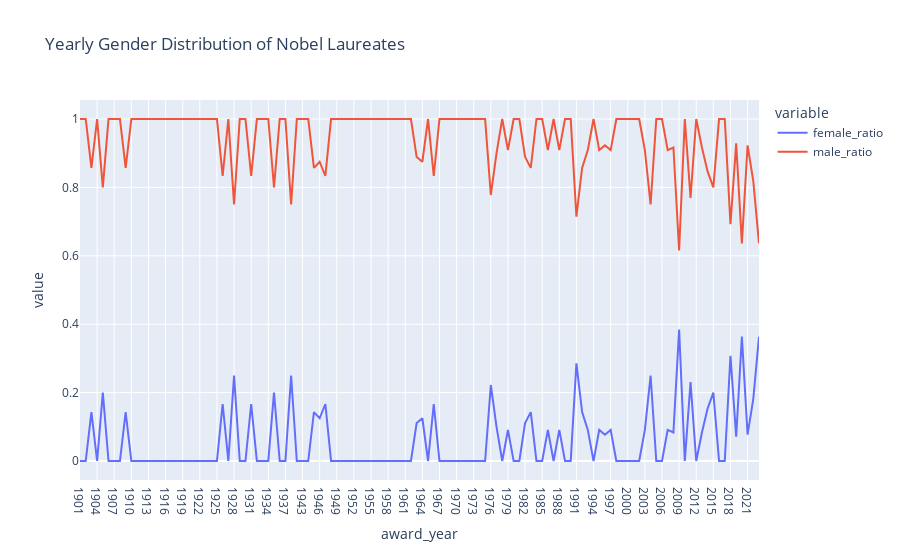

The notebook cell this image was saved under:
### Code cell
fig = px.line(yearly_ratio, x=yearly_ratio.index, y=['female_ratio', 'male_ratio'], title='Yearly Gender Distribution of Nobel Laureates')
fig.show()

### Figure 1 — Plotly figure (JSON) as saved in the notebook; plotly's stock layout.template omitted (floating-point values rounded to 4 significant figures)
{"data": [{"hovertemplate": "variable=female_ratio<br>award_year=%{x}<br>value=%{y}<extra></extra>", "legendgroup": "female_ratio", "line": {"color": "#636efa", "dash": "solid"}, "marker": {"symbol": "circle"}, "mode": "lines", "name": "female_ratio", "orientation": "v", "showlegend": true, "type": "scatter", "x": ["1901", "1902", "1903", "1904", "1905", "1906", "1907", "1908", "1909", "1910", "1911", "1912", "1913", "1914", "1915", "1916", "1917", "1918", "1919", "1920", "1921", "1922", "1923", "1924", "1925", "1926", "1927", "1928", "1929", "1930", "1931", "1932", "1933", "1934", "1935", "1936", "1937", "1938", "1939", "1943", "1944", "1945", "1946", "1947", "1948", "1949", "1950", "1951", "1952", "1953", "1954", "1955", "1956", "1957", "1958", "1959", "1960", "1961", "1962", "1963", "1964", "1965", "1966", "1967", "1968", "1969", "1970", "1971", "1972", "1973", "1974", "1975", "1976", "1977", "1978", "1979", "1980", "1981", "1982", "1983", "1984", "1985", "1986", "1987", "1988", "1989", "1990", "1991", "1992", "1993", "1994", "1995", "1996", "1997", "1998", "1999", "2000", "2001", "2002", "2003", "2004", "2005", "2006", "2007", "2008", "2009", "2010", "2011", "2012", "2013", "2014", "2015", "2016", "2017", "2018", "2019", "2020", "2021", "2022", "2023"], "xaxis": "x", "y": [0, 0, 0.1429, 0, 0.2, 0, 0, 0, 0.1429, 0, 0, 0, 0, 0, 0, 0, 0, 0, 0, 0, 0, 0, 0, 0, 0, 0.1667, 0, 0.25, 0, 0, 0.1667, 0, 0, 0, 0.2, 0, 0, 0.25, 0, 0, 0, 0.1429, 0.125, 0.1667, 0, 0, 0, 0, 0, 0, 0, 0, 0, 0, 0, 0, 0, 0, 0, 0.1111, 0.125, 0, 0.1667, 0, 0, 0, 0, 0, 0, 0, 0, 0, 0.2222, 0.1, 0, 0.09091, 0, 0, 0.1111, 0.1429, 0, 0, 0.09091, 0, 0.09091, 0, 0, 0.2857, 0.1429, 0.09091, 0, 0.09091, 0.07692, 0.09091, 0, 0, 0, 0, 0, 0.09091, 0.25, 0, 0, 0.09091, 0.08333, 0.3846, 0, 0.2308, 0, 0.08333, 0.1538, 0.2, 0, 0, 0.3077, 0.07143, 0.3636, 0.07692, 0.1818, 0.3636], "yaxis": "y"}, {"hovertemplate": "variable=male_ratio<br>award_year=%{x}<br>value=%{y}<extra></extra>", "legendgroup": "male_ratio", "line": {"color": "#EF553B", "dash": "solid"}, "marker": {"symbol": "circle"}, "mode": "lines", "name": "male_ratio", "orientation": "v", "showlegend": true, "type": "scatter", "x": ["1901", "1902", "1903", "1904", "1905", "1906", "1907", "1908", "1909", "1910", "1911", "1912", "1913", "1914", "1915", "1916", "1917", "1918", "1919", "1920", "1921", "1922", "1923", "1924", "1925", "1926", "1927", "1928", "1929", "1930", "1931", "1932", "1933", "1934", "1935", "1936", "1937", "1938", "1939", "1943", "1944", "1945", "1946", "1947", "1948", "1949", "1950", "1951", "1952", "1953", "1954", "1955", "1956", "1957", "1958", "1959", "1960", "1961", "1962", "1963", "1964", "1965", "1966", "1967", "1968", "1969", "1970", "1971", "1972", "1973", "1974", "1975", "1976", "1977", "1978", "1979", "1980", "1981", "1982", "1983", "1984", "1985", "1986", "1987", "1988", "1989", "1990", "1991", "1992", "1993", "1994", "1995", "1996", "1997", "1998", "1999", "2000", "2001", "2002", "2003", "2004", "2005", "2006", "2007", "2008", "2009", "2010", "2011", "2012", "2013", "2014", "2015", "2016", "2017", "2018", "2019", "2020", "2021", "2022", "2023"], "xaxis": "x", "y": [1, 1, 0.8571, 1, 0.8, 1, 1, 1, 0.8571, 1, 1, 1, 1, 1, 1, 1, 1, 1, 1, 1, 1, 1, 1, 1, 1, 0.8333, 1, 0.75, 1, 1, 0.8333, 1, 1, 1, 0.8, 1, 1, 0.75, 1, 1, 1, 0.8571, 0.875, 0.8333, 1, 1, 1, 1, 1, 1, 1, 1, 1, 1, 1, 1, 1, 1, 1, 0.8889, 0.875, 1, 0.8333, 1, 1, 1, 1, 1, 1, 1, 1, 1, 0.7778, 0.9, 1, 0.9091, 1, 1, 0.8889, 0.8571, 1, 1, 0.9091, 1, 0.9091, 1, 1, 0.7143, 0.8571, 0.9091, 1, 0.9091, 0.9231, 0.9091, 1, 1, 1, 1, 1, 0.9091, 0.75, 1, 1, 0.9091, 0.9167, 0.6154, 1, 0.7692, 1, 0.9167, 0.8462, 0.8, 1, 1, 0.6923, 0.9286, 0.6364, 0.9231, 0.8182, 0.6364], "yaxis": "y"}], "layout": {"legend": {"title": {"text": "variable"}, "tracegroupgap": 0}, "title": {"text": "Yearly Gender Distribution of Nobel Laureates"}, "xaxis": {"anchor": "y", "domain": [0, 1], "title": {"text": "award_year"}}, "yaxis": {"anchor": "x", "domain": [0, 1], "title": {"text": "value"}}}}
